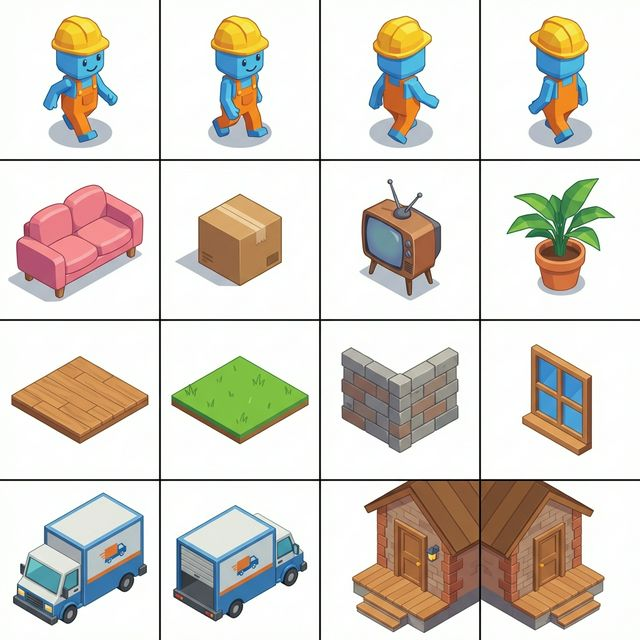
#> input picture assets/sprites.png, 640 x 640 px
$ python img_check.py
#> lines starting #> are read from the running program, lines starting #| are printed output that depends on the picture
from PIL import Image
import sys

def check_img(path):
#> called with path = 'assets/sprites.png'
    try:
        img = Image.open(path)
#> img is the input picture: PIL image 640x640 RGB; mean R, G, B 216.9, 211.6, 202.5
        print(f"{path}: {img.size}")
#| assets/sprites.png: (640, 640)
    except Exception as e:
        print(f"Error {path}: {e}")

check_img('assets/sprites.png')
check_img('assets/ground_bg.png')
#> call 2 of check_img, with path = 'assets/ground_bg.png'
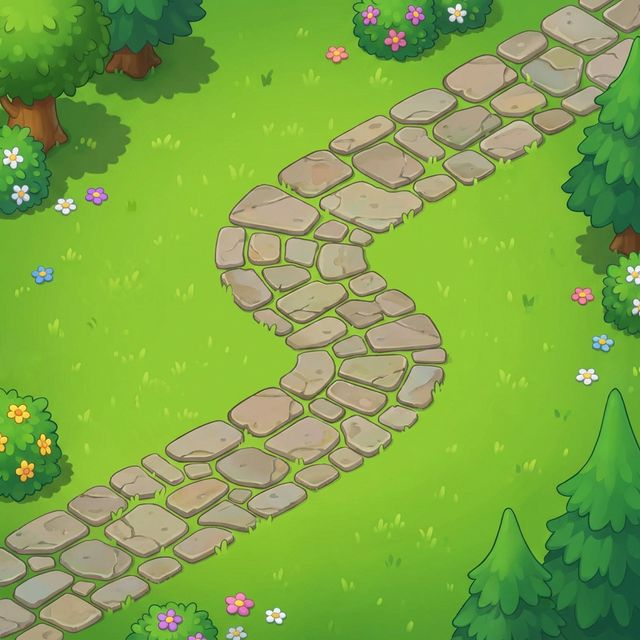
#> input picture assets/ground_bg.png, 640 x 640 px
#> in check_img, img is the input picture: PIL image 640x640 RGB; mean R, G, B 125.9, 167.3, 70.8
#| assets/ground_bg.png: (640, 640)
check_img('assets/ground_bg_night.png')
#> call 3 of check_img, with path = 'assets/ground_bg_night.png'
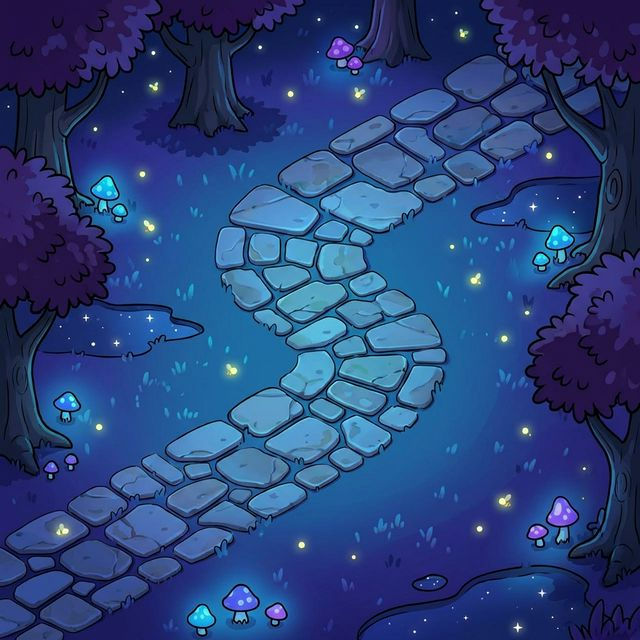
#> input picture assets/ground_bg_night.png, 640 x 640 px
#> in check_img, img is the input picture: PIL image 640x640 RGB; mean R, G, B 40.9, 67, 122.6
#| assets/ground_bg_night.png: (640, 640)
check_img('assets/sheep.png')
#> call 4 of check_img, with path = 'assets/sheep.png'
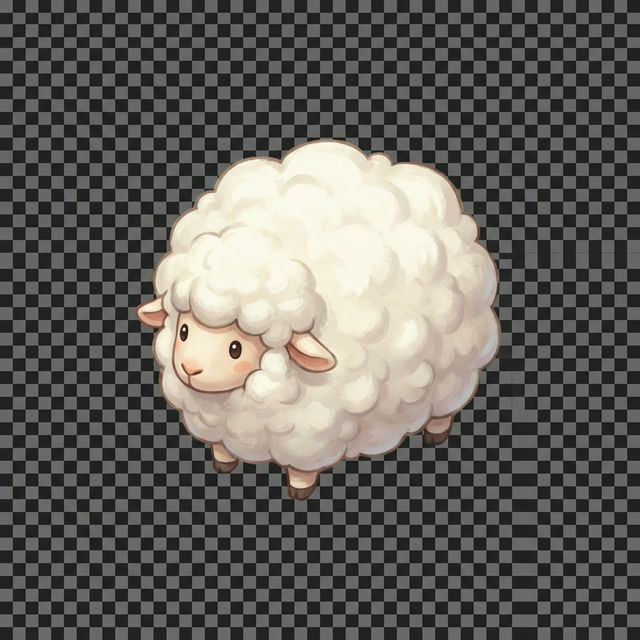
#> input picture assets/sheep.png, 640 x 640 px
#> in check_img, img is the input picture: PIL image 640x640 RGB; mean R, G, B 101.6, 99.6, 93.7
#| assets/sheep.png: (640, 640)
